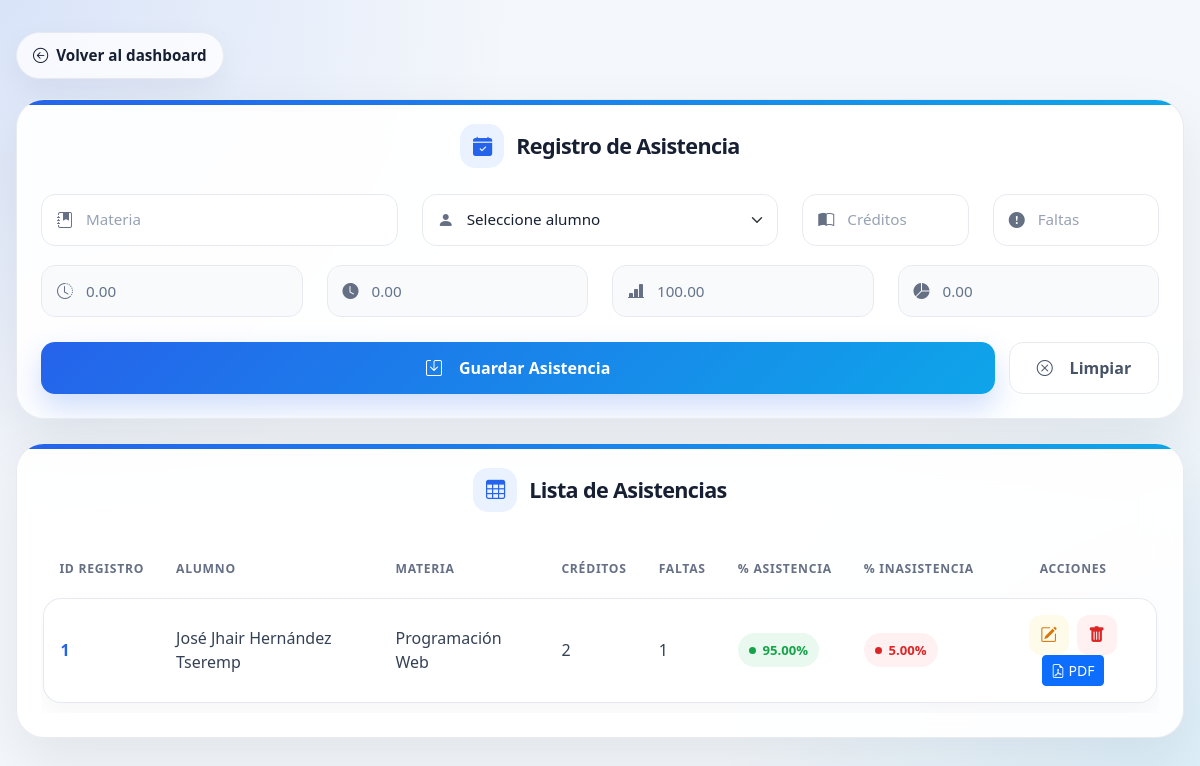
Before: /view/asistencia/formulario.php (signed in) with the older database file.
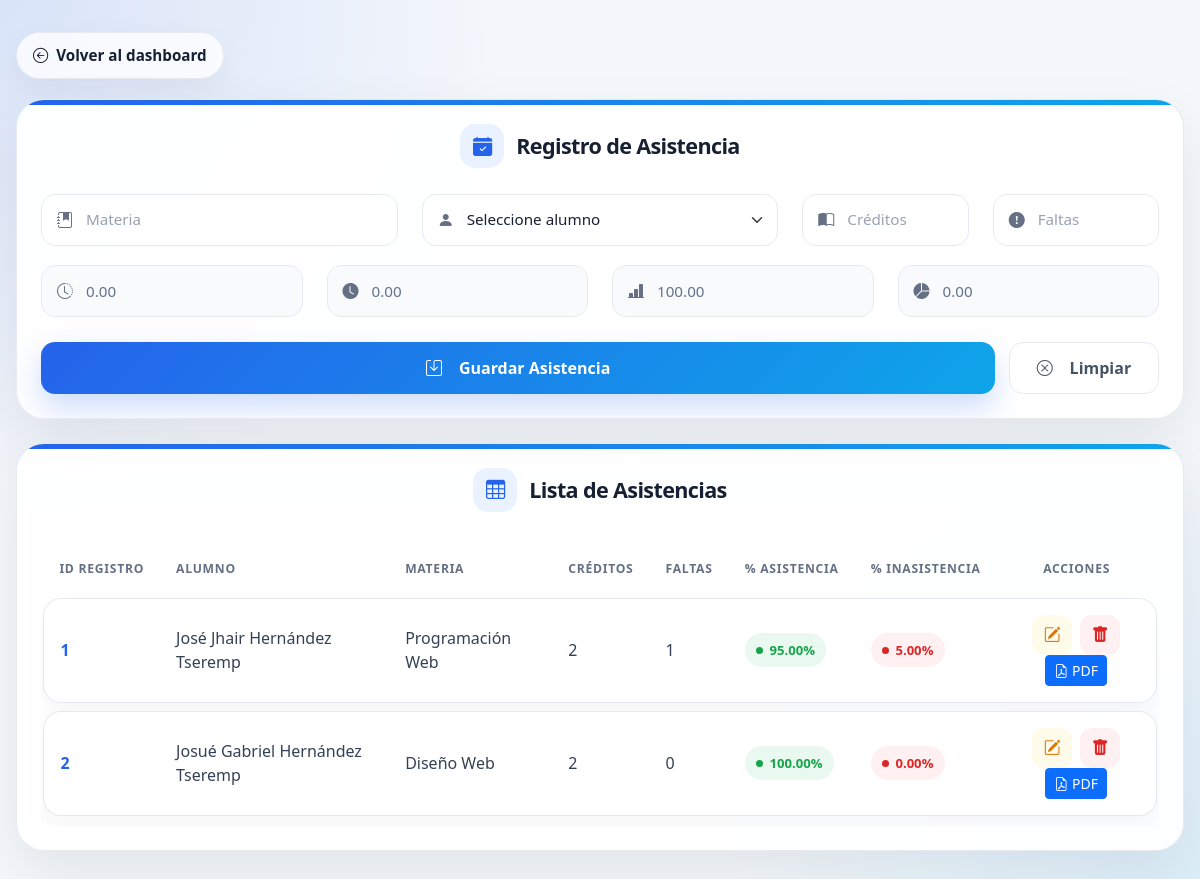
After: the same page with the newer database file.
### tables this page shows
CREATE TABLE `asistencias` (
  `id_asistencia` int(11) NOT NULL,
  `materia` varchar(30) DEFAULT NULL,
  `creditos` int(11) DEFAULT NULL,
  `horas_credito` int(11) DEFAULT NULL,
  `numero_faltas` int(11) DEFAULT NULL,
  `horas_faltas` int(11) DEFAULT NULL,
  `porcentaje_asistencia` decimal(5,2) DEFAULT NULL,
  `porcentaje_inasistencia` decimal(5,2) DEFAULT NULL,
  `id_alumno` int(11) DEFAULT NULL
);

CREATE TABLE `alumnos` (
  `id_alumno` int(11) NOT NULL,
  `nombres` varchar(60) NOT NULL,
  `apellidos` varchar(60) NOT NULL,
  `correo` varchar(60) NOT NULL,
  `telefono` varchar(20) DEFAULT NULL,
  `estado` varchar(20) DEFAULT NULL,
  `creado_en` timestamp NOT NULL DEFAULT current_timestamp()
);

### config/database.php (called while the page is built)
<?php
class Database{
    public static function connect(){
        return new PDO("mysql:host=localhost;dbname=ecolastico", "root","");
    }
}
?>

### model/Asistencia.php (called while the page is built, shortened)
<?php
require_once __DIR__ . '/../config/database.php';
class Asistencia
{
    private $db;
    public function __construct()
    {
        $this->db = Database::connect();
    }
    public function obtenerTodos()
    {
        $sql = "SELECT
        alumnos.id_alumno,
        alumnos.nombres,
        alumnos.apellidos,
        asistencias.id_asistencia,
        asistencias.materia,
        asistencias.creditos,
        asistencias.horas_credito,
        asistencias.numero_faltas,
        asistencias.horas_faltas,
        asistencias.porcentaje_asistencia,
        asistencias.porcentaje_inasistencia
        FROM alumnos
        INNER JOIN asistencias ON asistencias.id_alumno = alumnos.id_alumno";
        $stmt = $this->db->query($sql);
        $stmt->execute();
        return $stmt->fetchAll(PDO::FETCH_ASSOC);
    }
}

### view/asistencia/formulario.php (the view, shortened to what the changed rows need)
<?php
require_once '../../model/Asistencia.php';
$asistencia = new Asistencia();
$asistencias = $asistencia->obtenerTodos();
?>
<!DOCTYPE html>
<html lang="es">
<head>
    <link href="https://cdn.jsdelivr.net/npm/bootstrap@5.3.3/dist/css/bootstrap.min.css" rel="stylesheet">
    <link href="https://cdn.jsdelivr.net/npm/bootstrap-icons@1.10.5/font/bootstrap-icons.css" rel="stylesheet">
</head>
<body>
<div class="main-container">
    <div class="card-custom">
        <div class="table-responsive">
            <table class="table table-hover align-middle">
                <thead>
                    <tr>
                        <th>ID Registro</th>
                        <th>Alumno</th>
                        <th>Materia</th>
                        <th>Créditos</th>
                        <th>Faltas</th>
                        <th>% Asistencia</th>
                        <th>% Inasistencia</th>
                        <th class="text-center">Acciones</th>
                    </tr>
                </thead>
                <tbody>
                    <?php foreach ($asistencias as $a): ?>
                        <tr>
                            <td><?= htmlspecialchars($a['id_asistencia']) ?></td>
                            <td><?= htmlspecialchars($a['nombres'] . ' ' . $a['apellidos']) ?></td>
                            <td><?= htmlspecialchars($a['materia']) ?></td>
                            <td><?= htmlspecialchars($a['creditos']) ?></td>
                            <td><?= htmlspecialchars($a['numero_faltas']) ?></td>
                            <td>
                                <span class="badge-asistencia">
                                    <?= htmlspecialchars(number_format((float)$a['porcentaje_asistencia'], 2)) ?>%
                                </span>
                            </td>
                            <td>
                                <span class="badge-inasistencia">
                                    <?= htmlspecialchars(number_format((float)$a['porcentaje_inasistencia'], 2)) ?>%
                                </span>
                            </td>
                            <td class="text-center">
                                <a
                                    href="formulario.php?id=<?= $a['id_asistencia'] ?>"
                                    class="action-btn edit-btn"
                                    title="Editar"
                                >
                                    <i class="bi bi-pencil-square"></i>
                                </a>
                                <a
                                    href="../../controller/AsistenciaController.php?eliminar=<?= $a['id_asistencia'] ?>"
                                    class="action-btn delete-btn"
                                    title="Eliminar"
                                    onclick="return confirm('¿Está seguro de eliminar este registro?');"
                                >
                                    <i class="bi bi-trash-fill"></i>
                                </a>
                                <a
                                    href="../../controller/ReporteAsistenciaController.php?accion=reporte&id=<?= $a['id_asistencia'] ?>"
                                    target="_blank"
                                    class="btn btn-sm btn-primary"
                                    title="Descargar PDF"
                                >
                                    <i class="bi bi-file-earmark-pdf"></i> PDF
                                </a>
                            </td>
                        </tr>
                    <?php endforeach; ?>
                </tbody>
            </table>
        </div>
    </div>
</div>
</body>
</html>

Changed rows visible on the page:
added asistencias: id_asistencia "2", id_alumno.apellidos "Josué Gabriel Hernández Tseremp", materia "Diseño Web", creditos "2", numero_faltas "0", porcentaje_asistencia "100.00", porcentaje_inasistencia "0.00"
